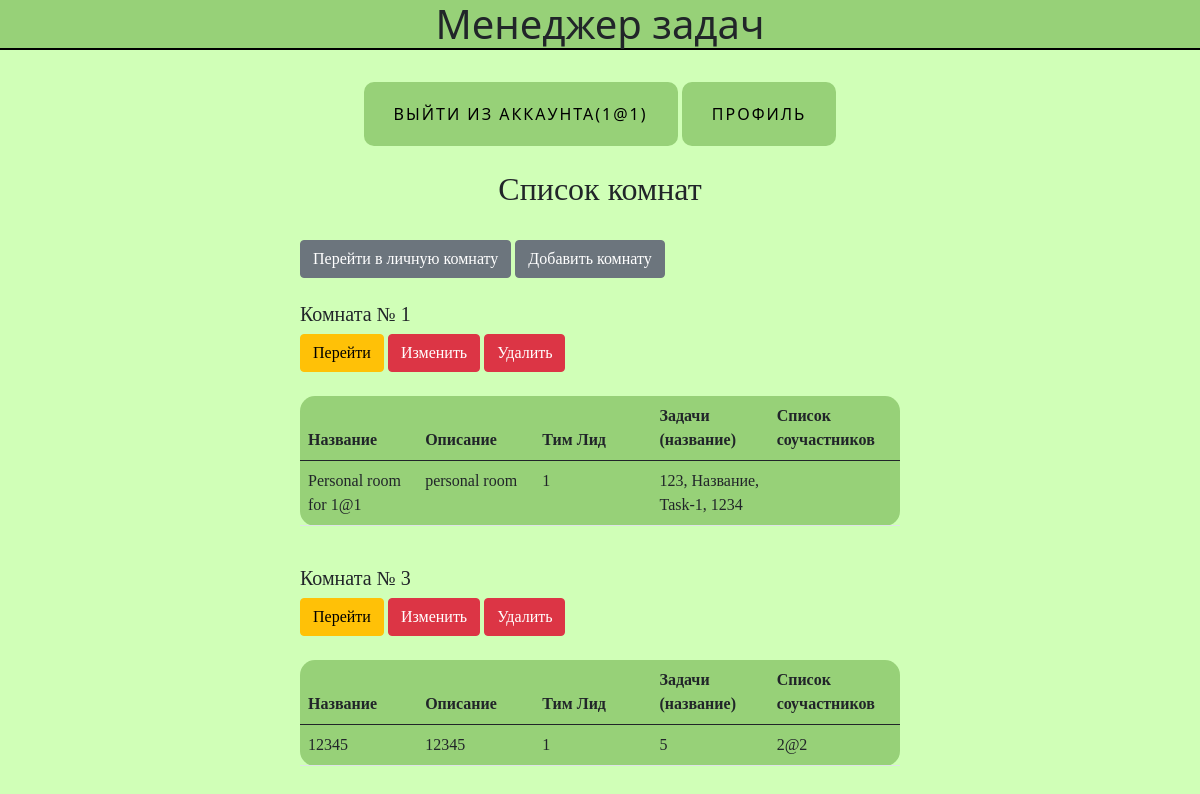
Screenshot of /allrooms (signed in) with the database file from the repository.
### data/users.py (models this page shows, shortened)
class User(SqlAlchemyBase, UserMixin):
    __tablename__ = "users"
    id = sqlalchemy.Column(sqlalchemy.Integer, primary_key=True, autoincrement=True)
    surname = sqlalchemy.Column(sqlalchemy.String, nullable=True)
    name = sqlalchemy.Column(sqlalchemy.String, nullable=True)
    age = sqlalchemy.Column(sqlalchemy.Integer, nullable=True)
    position = sqlalchemy.Column(sqlalchemy.String, nullable=True)
    speciality = sqlalchemy.Column(sqlalchemy.String, nullable=True)
    address = sqlalchemy.Column(sqlalchemy.String, nullable=True)
    email = sqlalchemy.Column(sqlalchemy.String, nullable=True, unique=True, index=True)
    password_hash = sqlalchemy.Column(sqlalchemy.String, nullable=True)
    modified_date = sqlalchemy.Column(sqlalchemy.DateTime, default=datetime.datetime.now)
    current_room = sqlalchemy.Column(sqlalchemy.Integer, sqlalchemy.ForeignKey('rooms.id'), nullable=True)

### data/rooms.py (models this page shows)
class Rooms(SqlAlchemyBase, UserMixin):
    __tablename__ = "rooms"
    id = sqlalchemy.Column(sqlalchemy.Integer, primary_key=True, autoincrement=True)
    title = sqlalchemy.Column(sqlalchemy.String, nullable=True)
    about = sqlalchemy.Column(sqlalchemy.String, nullable=True)
    team_leader = sqlalchemy.Column(sqlalchemy.Integer, sqlalchemy.ForeignKey('users.id'), nullable=True)
    tasks = sqlalchemy.Column(sqlalchemy.String, sqlalchemy.ForeignKey('jobs.id'), nullable=True)
    collaborators = sqlalchemy.Column(sqlalchemy.String, nullable=True)

### data/jobs.py (models this page shows)
class Jobs(SqlAlchemyBase):
    __tablename__ = "jobs"
    id = sqlalchemy.Column(sqlalchemy.Integer, primary_key=True, autoincrement=True)
    team_leader = sqlalchemy.Column(sqlalchemy.Integer, sqlalchemy.ForeignKey('users.id'), nullable=True)
    job = sqlalchemy.Column(sqlalchemy.String, nullable=True)
    work_size = sqlalchemy.Column(sqlalchemy.Integer, nullable=True)
    collaborators = sqlalchemy.Column(sqlalchemy.String, nullable=True)
    is_finished = sqlalchemy.Column(sqlalchemy.Integer, default=False)
    start_date = sqlalchemy.Column(sqlalchemy.DateTime, default=datetime.datetime.now, nullable=True)
    end_date = sqlalchemy.Column(sqlalchemy.DateTime, default=datetime.datetime.now, nullable=True)
    user = orm.relationship("User")
    intensity_level = orm.relationship("IntensityLevel", secondary="association",  backref="jobs")
    description = sqlalchemy.Column(sqlalchemy.String, nullable=True)

### main.py (the view)
@app.route('/allrooms')
@login_required
def all_rooms():
    dbs = db_session.create_session()
    if current_user.is_authenticated:
        res = dbs.query(Rooms).filter(
            (Rooms.team_leader.like(current_user.id) | Rooms.collaborators.like(f'%{current_user.id}%')))
        rooms = []
        for el in res:
            title = el.title
            team_leader = el.team_leader
            x = []
            collaborators = el.collaborators
            if collaborators is not None:
                for elem in collaborators:
                    elem = dbs.query(User).filter(User.id == elem).first()
                    if elem is not None:
                        x.append(elem.email)
            collaborators = ', '.join(x)
            about = el.about
            tasks = el.tasks
            x = []
            if tasks is not None:
                for elem in tasks:
                    elem = dbs.query(Jobs).filter(Jobs.id == elem).first()
                    if elem is not None:
                        x.append(elem.job)
            tasks = ', '.join(x)
            rooms.append([title, about, team_leader, tasks, collaborators, el.id])
        return render_template('allrooms.html', rooms=rooms)
    else:
        pass

### data/db_session.py (called while the page is built)
def create_session() -> Session:
    global __factory
    return __factory()

### main.py (called while the page is built)
@login_manager.user_loader
def load_user(user_id):
    db_sess = db_session.create_session()
    return db_sess.query(User).get(user_id)

### templates/allrooms.html (shortened to what this page needs)
{% extends "base.html" %}
{% block content %}
<br><h2 id="spec2">Список комнат</h2><br>
<div id="work_logs">
    {% if current_user.is_authenticated %}
    <a class="btn btn-secondary" href="/alljobs/{{current_user.current_room}}">Перейти в личную комнату</a>
    <a href="/addroom" class="btn btn-secondary">Добавить комнату</a>
    <br/>
    {% endif %}
    {% for room in rooms %}
    <br><h5>Комната № {{ room[5] }}</h5>
    <div class="buttons">
        <a href="/alljobs/{{ room[5] }}" class="btn btn-warning">Перейти</a>
        <a href="/addroom/{{ room[5] }}" class="btn btn-danger">Изменить</a>
        <a href="/room_delete/{{ room[5] }}" class="btn btn-danger">Удалить</a>
    </div>
    <br/>
    <table class="table">
        <thead class="thead-light">
        <tr>
            <th scope="col" class="col-2">Название</th>
            <th scope="col" class="col-2">Описание</th>
            <th scope="col" class="col-2">Тим Лид</th>
            <th scope="col" class="col-2">Задачи (название)</th>
            <th scope="col" class="col-2">Список соучастников</th>
        </tr>
        </thead>
        <tbody>
        <tr>
            <td class="col-2">{{ room[0] }}</td>
            <td class="col-2">{{ room[1] }}</td>
            <td class="col-2">{{ room[2] }}</td>
            <td class="col-2">{{ room[3] }}</td>
            <td class="col-2">{{ room[4] }}</td>
        </tr>
        </tbody>
    </table>
    {% endfor %}
</div>
{% endblock %}

### templates/base.html (shortened to what this page needs)
<!DOCTYPE html>
<html lang="en">
<head>
    <link rel="stylesheet"
                    href="https://cdn.jsdelivr.net/npm/bootstrap@5.0.0-beta1/dist/css/bootstrap.min.css"
>
    <link rel="stylesheet" type="text/css" href="{{ url_for('static', filename='style/style.css') }}" />
    </head>
    <body>
        <h1 id = 'titles'>Менеджер задач</h1>
        <br>
        <nav><a>
            {% if current_user.is_authenticated %}
                <aside><a class="name_btn" href="/logout">выйти из аккаунта({{ current_user.email }})</a>
                <a class="name_btn" href="/profile">Профиль</a></aside>
            {% endif %}
        </a></nav>
         {% block content %}
         {% endblock content %}
    </body>
</html>

### static/style/style.css (style rules this page uses)
body { background-color: #D0FFB7; }
#titles { border-bottom: 2px solid black; background-color: #97D178; }
h2, div, .buttons, table { font-family: cursive; display: block; }
h1, h2, aside { text-align: center; }
#work_logs { padding-left: 300px; }
.name_btn { text-decoration: none; display: inline-block; color: black; padding: 20px 30px; border-radius: 10px; text-transform: uppercase; letter-spacing: 2px; background-color: #97D178; background-size: 200% auto; transition: .3s; }

### templates/allrooms.html (style rules this page uses)
.table { text-align: left; width: 600px; background: #97D178; border-radius: 15px; }

### rows the page displays
User: email "1@1"
Rooms: room "1", title "Personal room for 1@1", about "personal room", team_leader "123, Название, Task-1, 1234"
Jobs: id "3", title "12345", about "12345", team_leader "1", room "5", email "2@2"
